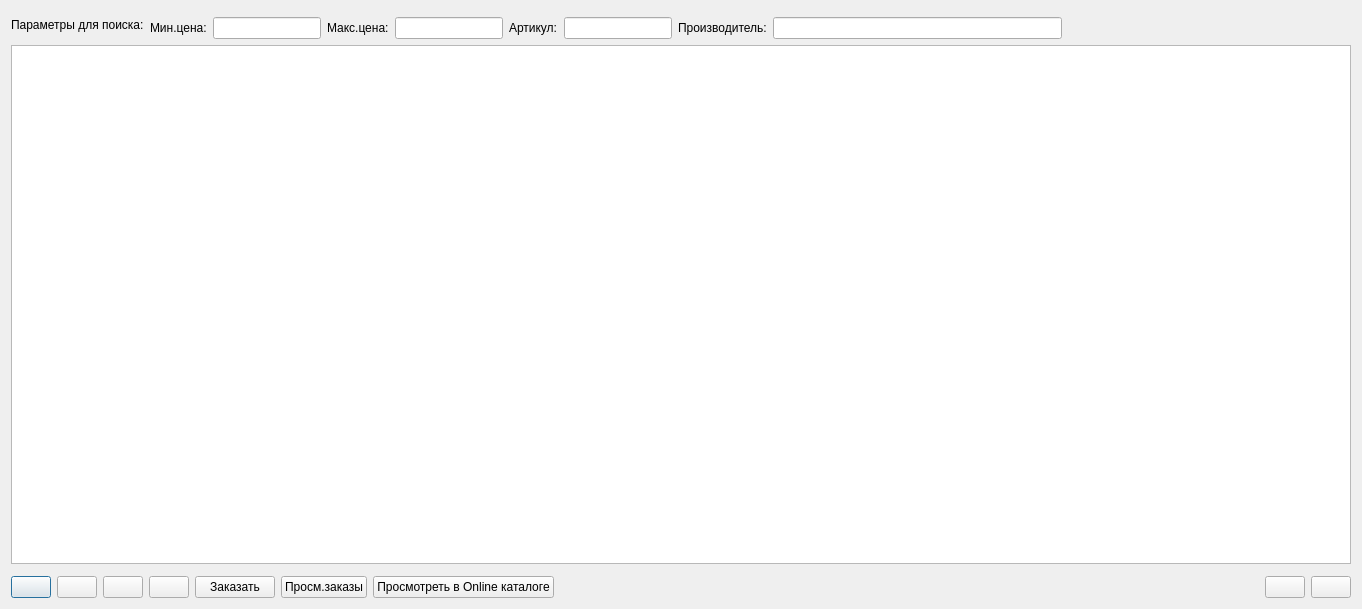
<?xml version="1.0" encoding="UTF-8"?>
<ui version="4.0">
 <class>dialog</class>
 <widget class="Dialog" name="dialog">
  <property name="geometry">
   <rect>
    <x>0</x>
    <y>0</y>
    <width>1362</width>
    <height>609</height>
   </rect>
  </property>
  <property name="name" stdset="0">
   <string>vw_прайс</string>
  </property>
  <property name="caption" stdset="0">
   <string>Все прайсы с ценами для поставки по заказу</string>
  </property>
  <layout class="QVBoxLayout" name="vbxLayout">
   <item>
    <layout class="QHBoxLayout">
     <item>
      <widget class="QLabel" name="label">
       <property name="sizePolicy">
        <sizepolicy hsizetype="Fixed" vsizetype="Fixed">
         <horstretch>0</horstretch>
         <verstretch>0</verstretch>
        </sizepolicy>
       </property>
       <property name="text">
        <string>Параметры для поиска:</string>
       </property>
      </widget>
     </item>
     <item>
      <layout class="QVBoxLayout" name="verticalLayout_2">
       <item>
        <widget class="SearchParameters" name="searchParameters"/>
       </item>
       <item>
        <layout class="QHBoxLayout" name="horizontalLayout">
         <item>
          <widget class="QLabel" name="label_2">
           <property name="sizePolicy">
            <sizepolicy hsizetype="Fixed" vsizetype="Fixed">
             <horstretch>0</horstretch>
             <verstretch>0</verstretch>
            </sizepolicy>
           </property>
           <property name="text">
            <string>Мин.цена:</string>
           </property>
          </widget>
         </item>
         <item>
          <widget class="QLineEdit" name="lineEditMinPrice">
           <property name="sizePolicy">
            <sizepolicy hsizetype="Fixed" vsizetype="Fixed">
             <horstretch>0</horstretch>
             <verstretch>0</verstretch>
            </sizepolicy>
           </property>
           <property name="inputMask">
            <string/>
           </property>
           <property name="alignment">
            <set>Qt::AlignRight|Qt::AlignTrailing|Qt::AlignVCenter</set>
           </property>
          </widget>
         </item>
         <item>
          <widget class="QLabel" name="label_3">
           <property name="text">
            <string>Макс.цена:</string>
           </property>
          </widget>
         </item>
         <item>
          <widget class="QLineEdit" name="lineEditMaxPrice">
           <property name="sizePolicy">
            <sizepolicy hsizetype="Fixed" vsizetype="Fixed">
             <horstretch>0</horstretch>
             <verstretch>0</verstretch>
            </sizepolicy>
           </property>
           <property name="inputMask">
            <string/>
           </property>
           <property name="alignment">
            <set>Qt::AlignRight|Qt::AlignTrailing|Qt::AlignVCenter</set>
           </property>
          </widget>
         </item>
         <item>
          <widget class="QLabel" name="label_5">
           <property name="text">
            <string>Артикул:</string>
           </property>
          </widget>
         </item>
         <item>
          <widget class="QLineEdit" name="lineEditArticul">
           <property name="sizePolicy">
            <sizepolicy hsizetype="Fixed" vsizetype="Fixed">
             <horstretch>0</horstretch>
             <verstretch>0</verstretch>
            </sizepolicy>
           </property>
          </widget>
         </item>
         <item>
          <widget class="QLabel" name="label_4">
           <property name="text">
            <string>Производитель:</string>
           </property>
          </widget>
         </item>
         <item>
          <widget class="QLineEdit" name="lineEditProizv"/>
         </item>
         <item>
          <spacer name="horizontalSpacer_2">
           <property name="orientation">
            <enum>Qt::Horizontal</enum>
           </property>
           <property name="sizeHint" stdset="0">
            <size>
             <width>40</width>
             <height>20</height>
            </size>
           </property>
          </spacer>
         </item>
        </layout>
       </item>
      </layout>
     </item>
    </layout>
   </item>
   <item>
    <layout class="QVBoxLayout" name="tableLayout">
     <item>
      <widget class="TableView" name="tableView"/>
     </item>
     <item>
      <widget class="Picture" name="picture"/>
     </item>
    </layout>
   </item>
   <item>
    <layout class="QHBoxLayout" name="cmdButtonLayout">
     <item>
      <widget class="QPushButton" name="buttonAdd">
       <property name="text">
        <string/>
       </property>
       <property name="icon">
        <iconset>
         <normaloff>:buttonAdd</normaloff>
         <normalon>:buttonAdd</normalon>
         <activeoff>:buttonAdd</activeoff>
         <activeon>:buttonAdd</activeon>
         <selectedoff>:buttonAdd</selectedoff>
         <selectedon>:buttonAdd</selectedon>:buttonAdd</iconset>
       </property>
      </widget>
     </item>
     <item>
      <widget class="QPushButton" name="buttonDelete">
       <property name="text">
        <string/>
       </property>
       <property name="icon">
        <iconset>
         <normaloff>:buttonDelete</normaloff>
         <normalon>:buttonDelete</normalon>
         <activeoff>:buttonDelete</activeoff>
         <activeon>:buttonDelete</activeon>
         <selectedoff>:buttonDelete</selectedoff>
         <selectedon>:buttonDelete</selectedon>:buttonDelete</iconset>
       </property>
      </widget>
     </item>
     <item>
      <widget class="QPushButton" name="buttonRequery">
       <property name="text">
        <string/>
       </property>
       <property name="icon">
        <iconset>
         <normaloff>:buttonRequery</normaloff>
         <normalon>:buttonRequery</normalon>
         <activeoff>:buttonRequery</activeoff>
         <activeon>:buttonRequery</activeon>
         <selectedoff>:buttonRequery</selectedoff>
         <selectedon>:buttonRequery</selectedon>:buttonRequery</iconset>
       </property>
      </widget>
     </item>
     <item>
      <widget class="QPushButton" name="buttonPrint">
       <property name="enabled">
        <bool>true</bool>
       </property>
       <property name="text">
        <string/>
       </property>
       <property name="icon">
        <iconset>
         <normaloff>:buttonPrint</normaloff>
         <normalon>:buttonPrint</normalon>
         <activeoff>:buttonPrint</activeoff>
         <activeon>:buttonPrint</activeon>
         <selectedoff>:buttonPrint</selectedoff>
         <selectedon>:buttonPrint</selectedon>:buttonPrint</iconset>
       </property>
      </widget>
     </item>
     <item>
      <widget class="QPushButton" name="buttonZakaz">
       <property name="text">
        <string>Заказать</string>
       </property>
       <property name="iconSize">
        <size>
         <width>0</width>
         <height>0</height>
        </size>
       </property>
      </widget>
     </item>
     <item>
      <widget class="QPushButton" name="buttonViewZakaz">
       <property name="text">
        <string>Просм.заказы</string>
       </property>
      </widget>
     </item>
     <item>
      <widget class="QPushButton" name="buttonCatalog">
       <property name="text">
        <string>Просмотреть в Online каталоге</string>
       </property>
      </widget>
     </item>
     <item>
      <spacer name="horizontalSpacer">
       <property name="orientation">
        <enum>Qt::Horizontal</enum>
       </property>
       <property name="sizeHint" stdset="0">
        <size>
         <width>40</width>
         <height>20</height>
        </size>
       </property>
      </spacer>
     </item>
     <item>
      <widget class="QPushButton" name="buttonOk">
       <property name="text">
        <string/>
       </property>
       <property name="icon">
        <iconset>
         <normaloff>:buttonOk</normaloff>
         <normalon>:buttonOk</normalon>
         <activeoff>:buttonOk</activeoff>
         <activeon>:buttonOk</activeon>
         <selectedoff>:buttonOk</selectedoff>
         <selectedon>:buttonOk</selectedon>:buttonOk</iconset>
       </property>
      </widget>
     </item>
     <item>
      <widget class="QPushButton" name="buttonCancel">
       <property name="text">
        <string/>
       </property>
       <property name="icon">
        <iconset>
         <normaloff>:buttonCancel</normaloff>
         <normalon>:buttonCancel</normalon>
         <activeoff>:buttonCancel</activeoff>
         <activeon>:buttonCancel</activeon>
         <selectedoff>:buttonCancel</selectedoff>
         <selectedon>:buttonCancel</selectedon>:buttonCancel</iconset>
       </property>
      </widget>
     </item>
    </layout>
   </item>
  </layout>
 </widget>
 <customwidgets>
  <customwidget>
   <class>Dialog</class>
   <extends>QDialog</extends>
   <header>dialog.h</header>
   <container>1</container>
  </customwidget>
  <customwidget>
   <class>Picture</class>
   <extends>QFrame</extends>
   <header>picture.h</header>
   <container>1</container>
  </customwidget>
  <customwidget>
   <class>TableView</class>
   <extends>QTableView</extends>
   <header>tableview.h</header>
   <addpagemethod>addPage</addpagemethod>
   <container>1</container>
  </customwidget>
  <customwidget>
   <class>SearchParameters</class>
   <extends>QFrame</extends>
   <header>searchparameters.h</header>
   <container>1</container>
  </customwidget>
 </customwidgets>
 <tabstops>
  <tabstop>tableView</tabstop>
  <tabstop>buttonAdd</tabstop>
  <tabstop>buttonDelete</tabstop>
  <tabstop>buttonRequery</tabstop>
  <tabstop>buttonPrint</tabstop>
  <tabstop>buttonZakaz</tabstop>
  <tabstop>buttonViewZakaz</tabstop>
  <tabstop>buttonCatalog</tabstop>
  <tabstop>buttonOk</tabstop>
  <tabstop>buttonCancel</tabstop>
 </tabstops>
 <resources>
  <include location="../../resources.qrc"/>
 </resources>
 <connections/>
</ui>
